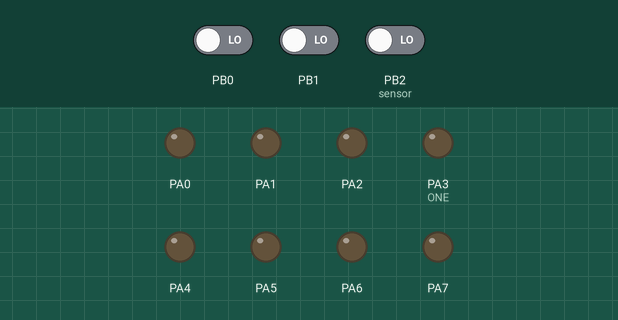
A program run on a simulated ATtiny84, built with avr-gcc and emulated at 8 MHz. Parts: output pins drawn as LEDs (lit = HIGH). Dashed ring = blinking. Inputs (shaded band) come from the test bench; at power-on: PB0 LOW, PB2 (sensor) LOW, PB1 LOW. Random numbers use the default seed unless the program sets one.

Above: at 1.2 s.
1.3 s: PB0 driven HIGH
At 1.59 s:
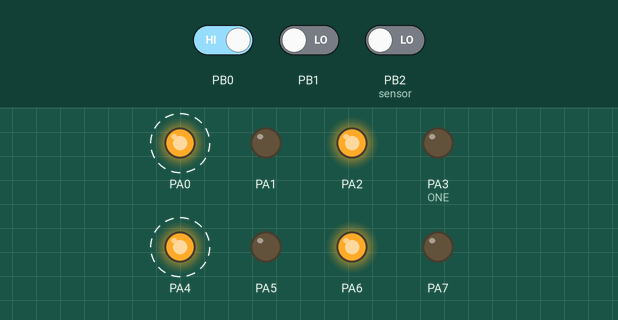
At 2.54 s:
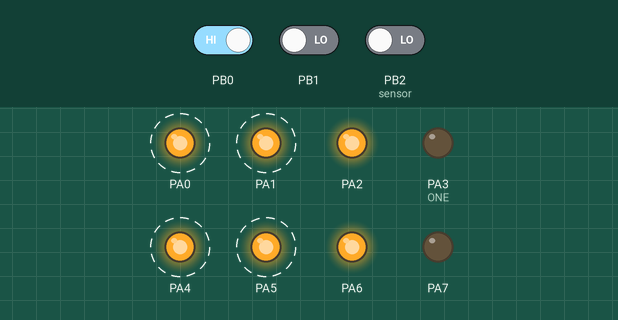
4.3 s: PB2 (sensor) driven HIGH
5.8 s: PB2 (sensor) driven LOW
At 7.31 s:
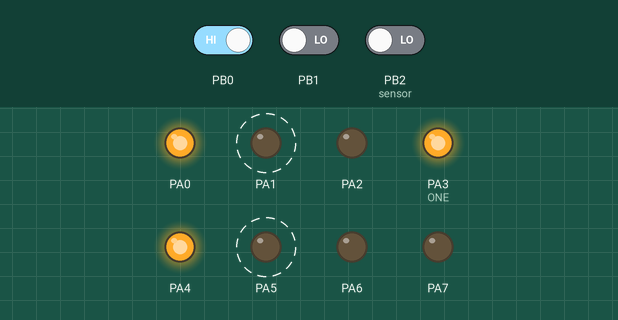
8.8 s: PB0 driven LOW
Timing chart, 0 to 11.3 s (numbered marks = the images above; inputs shaded):
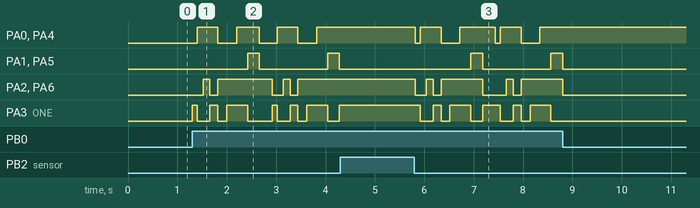

The program:

main.c
```c
/*
 * Author: Duality
 * Edited: 17-12-2013
 * Edited: 18-12-2013
 *
 * made a function that displays thrown numbers.
 * made a function that chooses a random function.
 * made a function for rolling the dice.
 *
 * 18-12
 *
 * edited tilting discision.
 * made it more reliable.
 *
 * */
#define F_CPU 8000000

#include <avr/io.h>
#include <util/delay.h>
#include <stdlib.h>
//for debugging.
// #define debug
//maps pins to numbers (dice numbers)
#define ONE 			(1<<PA3)
#define TWO_ONE 		(1<<PA0)|(1<<PA4)
#define TWO_TWO 		(1<<PA2)|(1<<PA6)
#define THREE_ONE 		ONE|TWO_ONE
#define THREE_TWO		ONE|TWO_TWO
#define FOUR			TWO_ONE|TWO_TWO
#define FIVE			FOUR|ONE
#define SIX 			FOUR|(1<<PA1)|(1<<PA5)
#define number_of_sides 8
//the number of defined throws + 1, the last keeps the random throw.
uint8_t dice_sides[number_of_sides+1] =
{
	ONE,TWO_ONE,FOUR,THREE_ONE,TWO_TWO,THREE_TWO,FIVE,SIX,0
};
//delay because _delay_ms() doesn't take variable arguments
void delay(uint16_t delay_val)
{
	while(delay_val--)_delay_ms(1);
}
//throws a number and displays it.
void throw_number(uint8_t number)
{
	if(number < number_of_sides)
	{
		PORTA = dice_sides[number];
	}
	else
	{
		PORTA = dice_sides[dice_sides[number]];
	}
}
//chooses a random side to throw.
void choose_rand_side()
{
	uint8_t random_side = 0;
	random_side = rand()%number_of_sides;
	dice_sides[number_of_sides] = random_side;
}
//throws the dice. aka chooses a random number and displays it.
void throw_dice()
{
	int i;
	choose_rand_side();
	for(i = 0;i<=number_of_sides;i++)
	{
		throw_number(i);
		delay(i*20+100);
	}
}
void get_motion(uint8_t *sw1, uint8_t *sw2)
{
	*sw1 = (PINB&(1<<PB0));
	*sw2 = (PINB&(1<<PB1));
}
int main(void)
{
	DDRB &= ~(1<<PB2); //sensor input and button.
	DDRA |= (0xFF);
	srand(20);
	uint8_t sw1 = 0;
	uint8_t sw2 = 0;
	while(1)
	{
		//will be handled with interupt when moved to attiny84
		#ifndef debug
			if(PINB & (1<<PB2))
			{
				while(PINB & (1<<PB2));
				_delay_ms(20);
				throw_dice();
			}
			else if((sw1 | sw2) && !(sw1 & sw2))
			{
				throw_dice();
			}
		#endif
		sw1 = (PINB&(1<<PB0));
		sw2 = (PINB&(1<<PB1));
		//debugging.
		#ifdef debug
			//turns on bottom left led if sw1 is high. else turns it off.
			if(sw1){PORTA |= (1<<PA0);}else{PORTA &= ~(1<<PA0);}
			//does the same for bottom right led.
			if(sw2){PORTA |= (1<<PA6);}else{PORTA &= ~(1<<PA6);}
		#endif
	}
	return 0;
}
```

Measured:
- after the input at 1.3 s, PA0: alternates HIGH for 0.42 s and LOW for 0.38 s, starting after 0.10 s; PA1: alternates HIGH for 0.24 s and LOW for 1.4 s, starting after 1.1 s
- after the input at 4.3 s, every drawn part: stays the same
- after the input at 5.8 s, PA0: HIGH → LOW at once, → HIGH 0.10 s later, → LOW 0.42 s later, → HIGH 0.38 s later, … (8 changes in this stretch); PA1: LOW → HIGH after 1.1 s, → LOW 0.24 s later, → HIGH 1.4 s later
